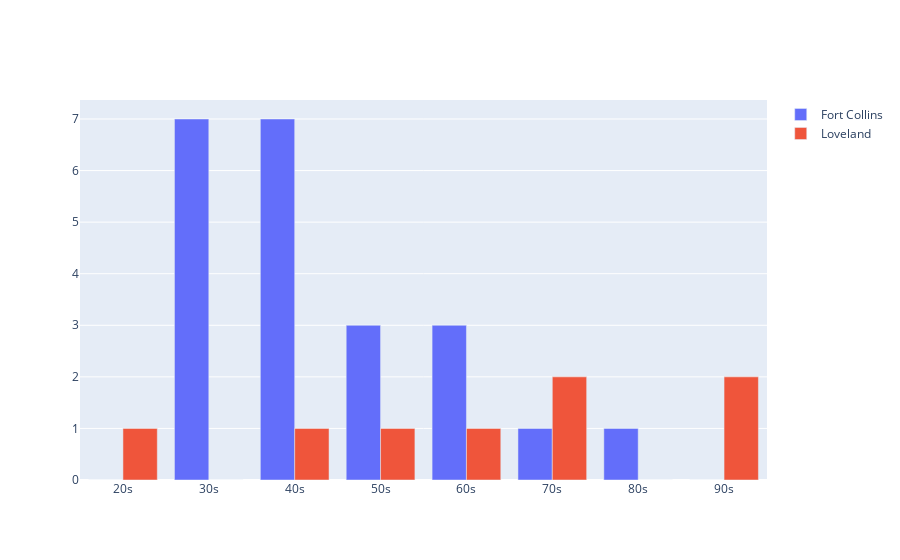

This figure's notebook cell:
### Code cell
groups = ["city", "reported_data"]
# x = df.groupby(["city", "age_range"]).size().reset_index(name='counts')

# x.set_index(
#     ['age_range', 'city']
# ).unstack(
#     fill_value=0
# ).stack().sort_index(level=1).reset_index()

x = (df.groupby(["city", "age_range"])['age_range']
.count()
.unstack(fill_value=0)
.stack()
.sort_index(level=0)
.reset_index(name="counts")
)
bars = []
for city in ["Fort Collins", "Loveland"]:
    bar = x[x.city == city]
    print(bar.head())
    bars.append(go.Bar(name=city, x=bar.age_range, y=bar.counts))
fig = go.Figure(data=bars)
fig.update_layout(barmode='group')
fig.update_xaxes(categoryorder="category ascending")
fig.show()

### Figure 1 — Plotly figure (JSON) as saved in the notebook; plotly's stock layout.template omitted (floating-point values rounded to 4 significant figures)
{"data": [{"name": "Fort Collins", "type": "bar", "x": ["20s", "30s", "40s", "50s", "60s", "70s", "80s", "90s"], "y": [0, 7, 7, 3, 3, 1, 1, 0]}, {"name": "Loveland", "type": "bar", "x": ["20s", "30s", "40s", "50s", "60s", "70s", "80s", "90s"], "y": [1, 0, 1, 1, 1, 2, 0, 2]}], "layout": {"barmode": "group", "xaxis": {"categoryorder": "category ascending"}}}
